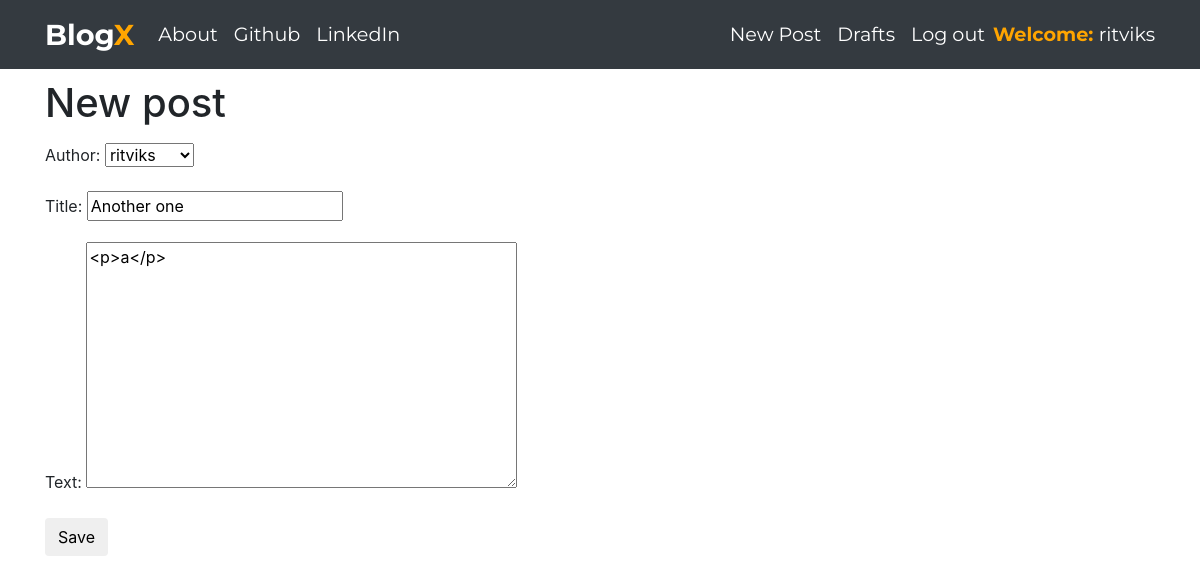
The page /post/5/edit/ (signed in) on the database its author committed.
### blog/models.py (models this page shows, shortened)
class Post(models.Model):
    author = models.ForeignKey('auth.User',on_delete=models.CASCADE)
    title = models.CharField(max_length=200)
    text = RichTextField(blank=True,null=True)
    created_date = models.DateTimeField(default=timezone.now)
    published_date = models.DateTimeField(blank=True, null=True)

### blog/views.py (the view)
# urls.py: path('post/<int:pk>/edit/', views.PostUpdateView.as_view(), name='post_edit'),
class PostUpdateView(LoginRequiredMixin,UpdateView):
    login_url = '/login/'
    redirect_field_name = 'myblog/post_detail.html'
    form_class = PostForm
    model = Post

### blog/forms.py
class PostForm(forms.ModelForm):
    class Meta:
        model = Post
        fields = ('author','title', 'text',)
        widgets = {
            'title': forms.TextInput(attrs={'class': 'textinputclass'}),
        }

### blog/templates/blog/post_form.html (shortened to what this page needs)
{% extends 'blog/base.html' %}
{% block content %}
    <h1>New post</h1>
    <form method="POST" class="post-form">
    {{form.as_p}}
    <button type="submit" class="save btn btn-default">Save</button>
    </form>
{% endblock %}

### blog/templates/blog/base.html (shortened to what this page needs)
<!DOCTYPE html>
{% load static %}
<html>
  <head>
    <link rel="stylesheet" href="https://stackpath.bootstrapcdn.com/bootstrap/4.1.3/css/bootstrap.min.css"
>
    <link href="https://maxcdn.bootstrapcdn.com/font-awesome/4.7.0/css/font-awesome.min.css" rel="stylesheet">
    <link rel="stylesheet" href="{% static 'css1/blog1.css' %}">
  </head>
  <body class='loader'>
    <nav class="navbar navbar-expand-lg bg-dark techfont">
      <div class="container">
        <div class="navbar-nav align-items-center">
          <a class="navbar-brand bigbrand" href="{% url 'post_list' %}"><b>Blog<span style='color:orange'>X</span>
          </b></a>
          <a class="nav-item nav-link changeit" href="{% url 'about' %}">About</a>
          <a class="nav-item nav-link changeit" href="https://www.github.com">Github</a>
          <a class="nav-item nav-link changeit" href="https://www.linkedin.com">LinkedIn</a>
        </div>
        <div class="navbar-nav align-items-center ml-auto">
          {% if user.is_authenticated %}
            <a class="nav-item nav-link changeit" href="{% url 'post_new' %}">New Post</a>
            <a class="nav-item nav-link changeit" href="{% url 'post_draft_list' %}">Drafts</a>
            <a class="nav-item nav-link changeit" href="{% url 'logout' %}">Log out</a>
            <a><span style='color:orange'><b>Welcome: </b></span>{{ user.username }}</a>
          {% else %}
            <a class="nav-item nav-link changeit" href="{% url 'login' %}" aria-label="Login">
              <span class="fa fa-user" style="color:orange" aria-hidden="true"></span></a>
          {% endif %}
        </div>
      </div>
    </nav>
      <div class="content container">
        <div class="row">
          <div class="col-md-12">
            <div class="blog_posts">
              {% block content %}
              {% endblock %}
            </div>
          </div>
        </div>
      </div>
    </body>
</html>

### blog/static/css1/blog1.css (style rules this page uses)
.techfont { font-family: 'Montserrat', sans-serif; font-size: 1.2em; margin-bottom: 10px; color: white; }
.bigbrand { font-size: 1.5em; color: white; }
.changeit { color:white; }

### rows shown on the page
Post: author "ritviks", title "Another one", text "<p>a</p>"

### other values the page prints
{{ user.username }} "ritviks"
